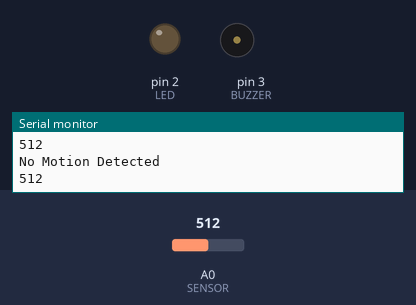
Simulated run of this sketch. Board: Arduino Uno, built with avr-gcc and run on an emulated ATmega328P. Shown: output pins drawn as LEDs (lit = HIGH), buzzer (waves = sounding), the last lines printed to the serial monitor. The inputs (shaded band) are chosen by the test bench; at power-on: A0 (SENSOR) = 512.

Above: at 1.2 s.
1.3 s: A0 (SENSOR) set to 990
4.3 s: A0 (SENSOR) set to 1008
At 5.4 s:
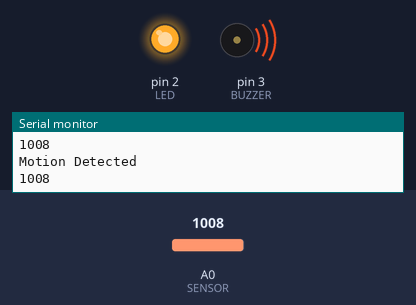
Timing chart, 0 to 7.3 s (numbered marks = the images above; inputs shaded):
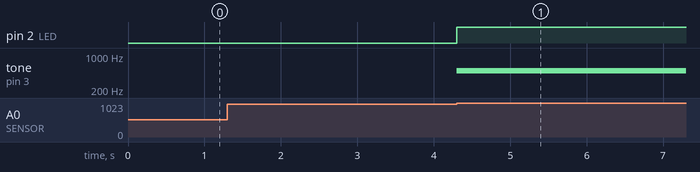

The sketch:

Theft-Alert-System.ino
```cpp
// Theft Alert System - Nishant Giri

#define SENSOR A0
#define LED 2
#define BUZZER 3
void setup()
{
  	// Configure Pins as Input and Output
  	Serial.begin(9600);
  	pinMode(SENSOR, INPUT);
  	pinMode(LED, OUTPUT);
  	pinMode(BUZZER, OUTPUT);
}
void loop()
{
  	// Get Data from Sensor Port
  	int sensor = analogRead(A0);
  	if(sensor > 1000)
  	{
      	// Trigger Buzzer ON
      	tone(BUZZER, 500);
      	// Turn ON LED
      	digitalWrite(LED, HIGH);
      	Serial.println(sensor);
    	Serial.println("Motion Detected");
  	}
  	else
  	{
      	// Trigger Buzzer OFF
      	noTone(BUZZER);
      	// Turn OFF LED
     	digitalWrite(LED, LOW);
      	Serial.println(sensor);
    	Serial.println("No Motion Detected");
    }
}
```

Measured:
- the behaviour switches between 1000 and 1001 on A0 (SENSOR) (found by bisection; images 0 and 1)
- after the input at 4.3 s, pin 2 (LED): LOW → HIGH at once; tone on pin 3 (BUZZER): silent → 500 Hz at once
